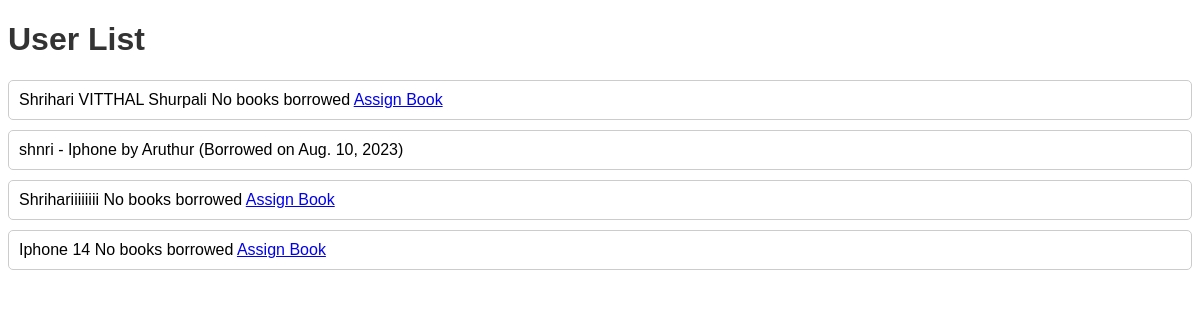
Screenshot of /user_list/ with the database file from the repository.
### library/models.py (models this page shows)
class User(models.Model):
    name = models.CharField(max_length=100)
    contact_number = models.CharField(max_length=20)
    borrowed_book = models.ForeignKey(Book, on_delete=models.SET_NULL, null=True, blank=True)

class Book(models.Model):
    name = models.CharField(max_length=100)
    author = models.CharField(max_length=100)
    is_borrowed = models.BooleanField(default=False)
    borrowed_date = models.DateField(null=True, blank=True)

### library/views.py (the view)
# urls.py: path('user_list/', views.user_list, name='user_list'),
def user_list(request):
    users = User.objects.all()
    return render(request, 'library/user_list.html', {'users': users})

### library/templates/library/user_list.html (shortened to what this page needs)
<!DOCTYPE html>
<html>
<head>
</head>
<body>
    <h1>User List</h1>
    <ul>
        {% for user in users %}
            <li>
                {{ user.name }}
                {% if user.borrowed_book %}
                - {{ user.borrowed_book.name }} by {{ user.borrowed_book.author }}
                (Borrowed on {{ user.borrowed_book.borrowed_date }})
            {% else %}
                No books borrowed
                <a href="{% url 'assign_book' user_id=user.id %}">Assign Book</a>
            {% endif %}
            </li>
        {% endfor %}
    </ul>
</body>
</html>

### library/templates/library/user_list.html (style rules this page uses)
body { font-family: Arial, sans-serif; }
h1 { color: #333; }
ul { list-style: none; padding: 0; }
li { margin-bottom: 10px; padding: 10px; border: 1px solid #ccc; border-radius: 5px; }

### rows the page displays
User: name "Shrihari VITTHAL Shurpali", shows "No books borrowed"
User: name "shnri", borrowed_book.name "Iphone", borrowed_book.author "Aruthur", borrowed_book.borrowed_date "Aug. 10, 2023"
User: name "Shrihariiiiiiii", shows "No books borrowed"
User: name "Iphone 14", shows "No books borrowed"
